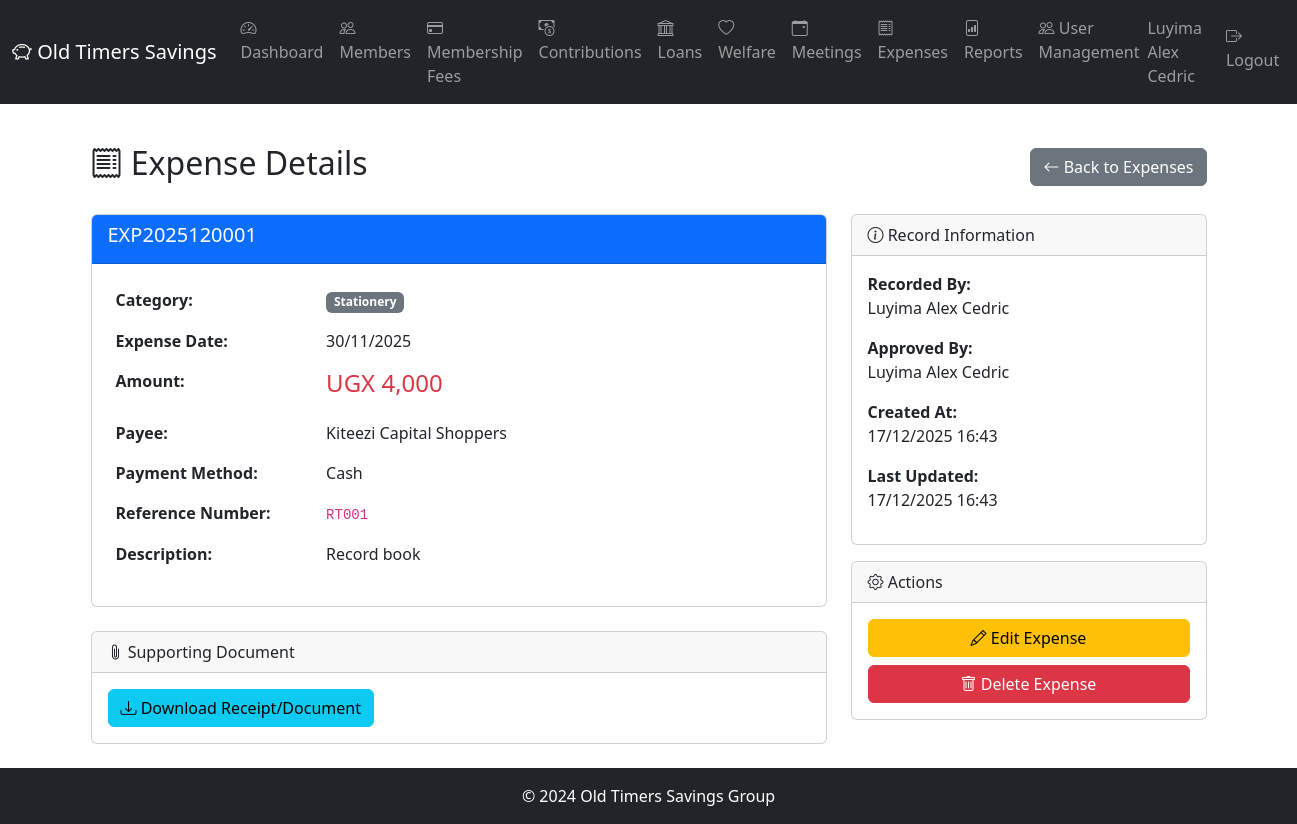
The app's page /expenses/1 (signed in) with its own data.
### app/models/member.py (models this page shows, shortened)
class Member(db.Model):
    __tablename__ = 'members'
    id = db.Column(db.Integer, primary_key=True)
    member_number = db.Column(db.String(10), unique=True, nullable=False)  # OT-001
    full_name = db.Column(db.String(100), nullable=False)
    national_id = db.Column(db.String(20), unique=True)
    date_of_birth = db.Column(db.Date)
    gender = db.Column(db.String(10))  # Male, Female
    phone_primary = db.Column(db.String(20), nullable=False)
    phone_secondary = db.Column(db.String(20))
    email = db.Column(db.String(100))
    physical_address = db.Column(db.Text)
    occupation = db.Column(db.String(100))
    date_joined = db.Column(db.Date, nullable=False)
    membership_fee_paid = db.Column(db.Boolean, default=False)
    membership_fee_date = db.Column(db.Date)
    membership_fee_receipt = db.Column(db.String(20))
    status = db.Column(db.String(20), default='Active')  # Active, Inactive, Suspended, Expelled, Deceased
    total_contributed = db.Column(db.Numeric(15, 2), default=0.00)
    consecutive_months_paid = db.Column(db.Integer, default=0)
    last_contribution_date = db.Column(db.Date)
    qualified_for_benefits = db.Column(db.Boolean, default=False)
    suspension_date = db.Column(db.Date)
    expulsion_date = db.Column(db.Date)
    expulsion_reason = db.Column(db.Text)
    refund_amount = db.Column(db.Numeric(15, 2))
    refund_paid = db.Column(db.Boolean, default=False)
    created_at = db.Column(db.DateTime, default=datetime.utcnow)
    updated_at = db.Column(db.DateTime, default=datetime.utcnow, onupdate=datetime.utcnow)
    created_by = db.Column(db.Integer)
    next_of_kin = db.relationship('NextOfKin', backref='member', lazy='dynamic', cascade='all, delete-orphan')
    contributions = db.relationship('Contribution', backref='member', lazy='dynamic')
    welfare_requests = db.relationship('WelfareRequest', backref='member', lazy='dynamic')
    loans = db.relationship('Loan', backref='member', lazy='dynamic', foreign_keys='Loan.member_id')
    loans_guaranteed1 = db.relationship('Loan', foreign_keys='Loan.guarantor1_id', lazy='dynamic')
    loans_guaranteed2 = db.relationship('Loan', foreign_keys='Loan.guarantor2_id', lazy='dynamic')

### app/models/expense.py (models this page shows, shortened)
class Expense(db.Model):
    __tablename__ = 'expenses'
    id = db.Column(db.Integer, primary_key=True)
    expense_number = db.Column(db.String(20), unique=True, nullable=False, index=True)
    expense_category = db.Column(db.String(50), nullable=False)  # Stationery, Airtime, Transport, Meetings, Other
    description = db.Column(db.Text, nullable=False)
    amount = db.Column(db.Numeric(15, 2), nullable=False)
    expense_date = db.Column(db.Date, nullable=False, default=datetime.utcnow)
    payment_method = db.Column(db.String(50))  # Cash, Mobile Money, Bank Transfer
    reference_number = db.Column(db.String(100))  # Receipt/transaction reference
    payee = db.Column(db.String(200))  # Person/organization paid
    approved_by = db.Column(db.Integer, db.ForeignKey('users.id'))
    recorded_by = db.Column(db.Integer, db.ForeignKey('users.id'), nullable=False)
    receipt_document_path = db.Column(db.String(255))  # Path to uploaded receipt
    notes = db.Column(db.Text)
    created_at = db.Column(db.DateTime, default=datetime.utcnow, nullable=False)
    updated_at = db.Column(db.DateTime, default=datetime.utcnow, onupdate=datetime.utcnow)
    approver = db.relationship('User', foreign_keys=[approved_by], backref='expenses_approved')
    recorder = db.relationship('User', foreign_keys=[recorded_by], backref='expenses_recorded')

### app/routes/expenses.py (the view)
@expenses.route('/<int:id>')
@login_required
def view_expense(id):
    if not (current_user.is_executive() or current_user.is_super_admin() or current_user.is_auditor()):
        abort(403)
    expense = Expense.query.get_or_404(id)
    return render_template('expenses/view.html', expense=expense)

### app/models/user.py (called while the page is built)
@login_manager.user_loader
def load_user(user_id):
    return User.query.get(int(user_id))

    def is_super_admin(self):
        return self.role == 'SuperAdmin'

    def is_executive(self):
        return self.role == 'Executive'

### app/utils/helpers.py (called while the page is built)
def format_currency(amount):
    if amount is None:
        return "UGX 0"
    try:
        amount = float(amount)
        return f"UGX {amount:,.0f}"
    except (ValueError, TypeError):
        return "UGX 0"

### app/templates/expenses/view.html (shortened to what this page needs)
{% extends "base.html" %}
{% block content %}
<div class="container py-4">
    <div class="d-flex justify-content-between align-items-center mb-4">
        <h2><i class="bi bi-receipt"></i> Expense Details</h2>
        <a href="{{ url_for('expenses.list_expenses') }}" class="btn btn-secondary">
            <i class="bi bi-arrow-left"></i> Back to Expenses
        </a>
    </div>
    <div class="row">
        <div class="col-md-8">
            <div class="card">
                <div class="card-header bg-primary text-white">
                    <h5>{{ expense.expense_number }}</h5>
                </div>
                <div class="card-body">
                    <table class="table table-borderless">
                        <tr>
                            <th width="30%">Category:</th>
                            <td><span class="badge bg-secondary">{{ expense.expense_category }}</span></td>
                        </tr>
                        <tr>
                            <th>Expense Date:</th>
                            <td>{{ expense.expense_date.strftime('%d/%m/%Y') }}</td>
                        </tr>
                        <tr>
                            <th>Amount:</th>
                            <td><h4 class="text-danger">{{ format_currency(expense.amount) }}</h4></td>
                        </tr>
                        <tr>
                            <th>Payee:</th>
                            <td>{{ expense.payee }}</td>
                        </tr>
                        <tr>
                            <th>Payment Method:</th>
                            <td>{{ expense.payment_method }}</td>
                        </tr>
                        {% if expense.reference_number %}
                        <tr>
                            <th>Reference Number:</th>
                            <td><code>{{ expense.reference_number }}</code></td>
                        </tr>
                        {% endif %}
                        <tr>
                            <th>Description:</th>
                            <td>{{ expense.description }}</td>
                        </tr>
                    </table>
                </div>
            </div>
            {% if expense.receipt_document_path %}
            <div class="card mt-4">
                <div class="card-header">
                    <i class="bi bi-paperclip"></i> Supporting Document
                </div>
                <div class="card-body">
                    <a href="{{ url_for('static', filename='uploads/' + expense.receipt_document_path) }}"
                       class="btn btn-info" target="_blank">
                        <i class="bi bi-download"></i> Download Receipt/Document
                    </a>
                </div>
            </div>
            {% endif %}
        </div>
        <div class="col-md-4">
            <div class="card">
                <div class="card-header">
                    <i class="bi bi-info-circle"></i> Record Information
                </div>
                <div class="card-body">
                    <p><strong>Recorded By:</strong><br>
                    {{ expense.recorder.member.full_name if expense.recorder.member else expense.recorder.username }}</p>
                    <p><strong>Approved By:</strong><br>
                    {{ expense.approver.member.full_name if expense.approver.member else expense.approver.username }}</p>
                    <p><strong>Created At:</strong><br>
                    {{ expense.created_at.strftime('%d/%m/%Y %H:%M') }}</p>
                    {% if expense.updated_at != expense.created_at %}
                    <p><strong>Last Updated:</strong><br>
                    {{ expense.updated_at.strftime('%d/%m/%Y %H:%M') }}</p>
                    {% endif %}
                </div>
            </div>
            <div class="card mt-3">
                <div class="card-header">
                    <i class="bi bi-gear"></i> Actions
                </div>
                <div class="card-body d-grid gap-2">
                    <a href="{{ url_for('expenses.edit_expense', id=expense.id) }}" class="btn btn-warning">
                        <i class="bi bi-pencil"></i> Edit Expense
                    </a>
                    <form method="POST" action="{{ url_for('expenses.delete_expense', id=expense.id) }}"
                          onsubmit="return confirm('Are you sure you want to delete this expense? This action cannot be undone.');">
                        <button type="submit" class="btn btn-danger w-100">
                            <i class="bi bi-trash"></i> Delete Expense
                        </button>
                    </form>
                </div>
            </div>
        </div>
    </div>
</div>
{% endblock %}

### app/templates/base.html (shortened to what this page needs)
<!DOCTYPE html>
<html lang="en">
<head>
    <link href="https://cdn.jsdelivr.net/npm/bootstrap@5.3.0/dist/css/bootstrap.min.css" rel="stylesheet">
    <link rel="stylesheet" href="https://cdn.jsdelivr.net/npm/bootstrap-icons@1.10.0/font/bootstrap-icons.css">
</head>
<body>
    {% if current_user.is_authenticated %}
    <nav class="navbar navbar-expand-lg navbar-dark bg-dark">
        <div class="container-fluid">
            <a class="navbar-brand" href="{{ url_for('main.dashboard') }}">
                <i class="bi bi-piggy-bank"></i> Old Timers Savings
            </a>
            <div class="collapse navbar-collapse">
                <ul class="navbar-nav me-auto">
                    <li class="nav-item">
                        <a class="nav-link" href="{{ url_for('main.dashboard') }}">
                            <i class="bi bi-speedometer2"></i> Dashboard
                        </a>
                    </li>
                    {% if current_user.is_super_admin() or current_user.is_executive() or current_user.is_auditor() %}
                    <li class="nav-item">
                        <a class="nav-link" href="{{ url_for('members.list_members') }}">
                            <i class="bi bi-people"></i> Members
                        </a>
                    </li>
                    <li class="nav-item">
                        <a class="nav-link" href="{{ url_for('membership_fees.list_members') }}">
                            <i class="bi bi-credit-card"></i> Membership Fees
                        </a>
                    </li>
                    <li class="nav-item">
                        <a class="nav-link" href="{{ url_for('contributions.list_contributions') }}">
                            <i class="bi bi-cash-coin"></i> Contributions
                        </a>
                    </li>
                    <li class="nav-item">
                        <a class="nav-link" href="{{ url_for('loans.list_loans') }}">
                            <i class="bi bi-bank"></i> Loans
                        </a>
                    </li>
                    <li class="nav-item">
                        <a class="nav-link" href="{{ url_for('welfare.list_requests') }}">
                            <i class="bi bi-heart"></i> Welfare
                        </a>
                    </li>
                    <li class="nav-item">
                        <a class="nav-link" href="{{ url_for('meetings.list_meetings') }}">
                            <i class="bi bi-calendar-event"></i> Meetings
                        </a>
                    </li>
                    <li class="nav-item">
                        <a class="nav-link" href="{{ url_for('expenses.list_expenses') }}">
                            <i class="bi bi-receipt"></i> Expenses
                        </a>
                    </li>
                    {% endif %}
                    <li class="nav-item">
                        <a class="nav-link" href="{{ url_for('reports.reports_index') }}">
                            <i class="bi bi-file-bar-graph"></i> Reports
                        </a>
                    </li>
                    {% if current_user.is_super_admin() %}
                    <li class="nav-item">
                        <a class="nav-link" href="{{ url_for('users.list_users') }}">
                            <i class="bi bi-people"></i> User Management
                        </a>
                    </li>
                    {% endif %}
                </ul>
                <ul class="navbar-nav ms-auto">
                    <li class="nav-item">
                        <span class="navbar-text me-3">
                            {{ current_user.member.full_name }}
                        </span>
                    </li>
                    <li class="nav-item">
                        <a class="nav-link" href="{{ url_for('auth.logout') }}">
                            <i class="bi bi-box-arrow-right"></i> Logout
                        </a>
                    </li>
                </ul>
            </div>
        </div>
    </nav>
    {% endif %}
    <main>
        {% block content %}{% endblock %}
    </main>
    <footer class="bg-dark text-white text-center py-3 mt-auto">
        <p class="mb-0">&copy; 2024 Old Timers Savings Group</p>
    </footer>
</body>
</html>

### app/templates/base.html (style rules this page uses)
body { min-height: 100vh; display: flex; flex-direction: column; }
main { flex: 1; }

### records on screen
Member: member.full_name "Luyima Alex Cedric", recorder.member "Luyima Alex Cedric", approver.member "Luyima Alex Cedric"
Expense: expense_number "EXP2025120001", expense_category "Stationery", expense_date "30/11/2025", amount "UGX 4,000", payee "Kiteezi Capital Shoppers", payment_method "Cash", reference_number "RT001", description "Record book", created_at "17/12/2025 16:43", updated_at "17/12/2025 16:43"
